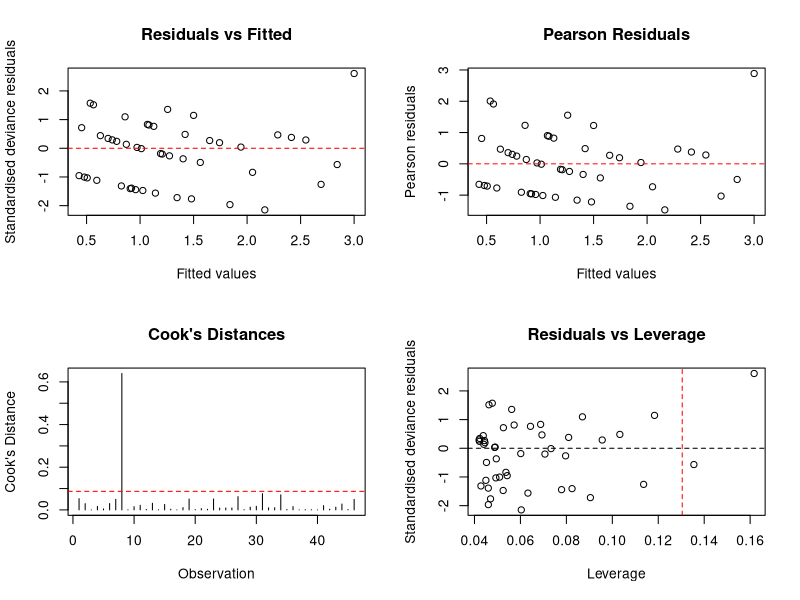

R code for this plot:

# ============================================================
# MTH6134 - Statistical Modelling II
# Week 6: Poisson Regression - Goals Scored
# ============================================================

# AIM:
# Investigate how opponent rank and home/away status
# are associated with the number of goals scored.

# ------------------------------------------------------------
# 1. Load and prepare data
# ------------------------------------------------------------

matches <- read.csv("data/ashford_matches.csv")

str(matches)
summary(matches)

matches$home_away <- factor(matches$home_away)

# Check count response
stopifnot(
  all(!is.na(matches$goals_scored)),
  all(matches$goals_scored >= 0),
  all(matches$goals_scored == floor(matches$goals_scored))
)

# Create output folder
out_dir <- "outputs/week_6/goals_scored"
dir.create(out_dir, recursive = TRUE, showWarnings = FALSE)


# ------------------------------------------------------------
# 2. Preliminary count summaries
# ------------------------------------------------------------

mean(matches$goals_scored)
var(matches$goals_scored)

table(matches$goals_scored)

# The Poisson distribution assumes:
# Variance(Y | X) = E(Y | X)
#
# Overall mean and variance provide a preliminary check,
# but overdispersion must be assessed after fitting.


# ------------------------------------------------------------
# 3. Fit Poisson regression models
# ------------------------------------------------------------

# Model 0: Intercept only
model0 <- glm(
  goals_scored ~ 1,
  family = poisson(link = "log"),
  data = matches
)

# Model 1: Opponent rank
model1 <- glm(
  goals_scored ~ opponent_rank,
  family = poisson(link = "log"),
  data = matches
)

# Model 2: Opponent rank + home/away
model2 <- glm(
  goals_scored ~ opponent_rank + home_away,
  family = poisson(link = "log"),
  data = matches
)

# Model 3: Interaction
model3 <- glm(
  goals_scored ~ opponent_rank * home_away,
  family = poisson(link = "log"),
  data = matches
)

summary(model1)
summary(model2)
summary(model3)


# ------------------------------------------------------------
# 4. Compare models
# ------------------------------------------------------------

# Lower AIC indicates better relative fit,
# while accounting for model complexity.

AIC(model0, model1, model2, model3)

# Analysis of deviance for nested models
anova(
  model0, model1, model2, model3,
  test = "Chisq"
)

# Test whether the interaction is needed
anova(model2, model3, test = "Chisq")


# ------------------------------------------------------------
# 5. Interpret coefficients
# ------------------------------------------------------------

# Exponentiating coefficients gives multiplicative effects
# on the expected number of goals scored.

exp(coef(model2))

# Approximate 95% confidence intervals
exp(confint.default(model2))

# Interpretation:
# exp(beta) > 1: expected goals increase
# exp(beta) < 1: expected goals decrease
#
# For opponent_rank, this is the effect of a one-unit
# increase, holding home_away constant.


# ------------------------------------------------------------
# 6. Goodness of fit and overdispersion
# ------------------------------------------------------------

# Residual deviance relative to residual degrees of freedom
deviance(model2)
df.residual(model2)

deviance(model2) / df.residual(model2)

# Pearson dispersion estimate
phi <- sum(
  residuals(model2, type = "pearson")^2
) / df.residual(model2)

phi

# Approximate goodness-of-fit test
pchisq(
  deviance(model2),
  df = df.residual(model2),
  lower.tail = FALSE
)

# Values of phi substantially greater than 1
# suggest overdispersion.


# ------------------------------------------------------------
# 7. Quasi-Poisson model
# ------------------------------------------------------------

quasi_model <- glm(
  goals_scored ~ opponent_rank + home_away,
  family = quasipoisson(link = "log"),
  data = matches
)

summary(quasi_model)

# Compare coefficient estimates and standard errors
coef(summary(model2))
coef(summary(quasi_model))

# Quasi-Poisson adjusts standard errors for dispersion.
# It does not automatically fix a poorly specified model.


# ------------------------------------------------------------
# 8. Predicted goals
# ------------------------------------------------------------

matches$predicted_goals <- predict(
  model2,
  type = "response"
)

head(
  matches[, c(
    "goals_scored",
    "opponent_rank",
    "home_away",
    "predicted_goals"
  )]
)


# ------------------------------------------------------------
# 9. Diagnostic plots
# ------------------------------------------------------------

png(
  file.path(out_dir, "diagnostics.png"),
  width = 1200,
  height = 900
)

par(mfrow = c(2, 2))

# Standardised deviance residuals
plot(
  fitted(model2),
  rstandard(model2, type = "deviance"),
  xlab = "Fitted values",
  ylab = "Standardised deviance residuals",
  main = "Residuals vs Fitted"
)
abline(h = 0, col = "red", lty = 2)

# Pearson residuals
plot(
  fitted(model2),
  residuals(model2, type = "pearson"),
  xlab = "Fitted values",
  ylab = "Pearson residuals",
  main = "Pearson Residuals"
)
abline(h = 0, col = "red", lty = 2)

# Cook's distances
plot(
  cooks.distance(model2),
  type = "h",
  main = "Cook's Distances",
  xlab = "Observation",
  ylab = "Cook's Distance"
)
abline(h = 4 / nobs(model2), col = "red", lty = 2)

# Leverage
plot(
  hatvalues(model2),
  rstandard(model2, type = "deviance"),
  xlab = "Leverage",
  ylab = "Standardised deviance residuals",
  main = "Residuals vs Leverage"
)
abline(h = 0, lty = 2)
abline(
  v = 2 * length(coef(model2)) / nobs(model2),
  col = "red",
  lty = 2
)

dev.off()


# ------------------------------------------------------------
# 10. Save outputs
# ------------------------------------------------------------

write.csv(
  matches,
  file.path(out_dir, "predictions.csv"),
  row.names = FALSE
)

write.csv(
  data.frame(
    coefficient = names(coef(model2)),
    estimate = coef(model2),
    multiplicative_effect = exp(coef(model2))
  ),
  file.path(out_dir, "coefficient_effects.csv"),
  row.names = FALSE
)

capture.output(
  summary(model2),
  AIC(model0, model1, model2, model3),
  anova(model0, model1, model2, model3, test = "Chisq"),
  paste("Pearson dispersion:", phi),
  summary(quasi_model),
  file = file.path(out_dir, "model_results.txt")
)

cat("Goals scored analysis complete.\n")
